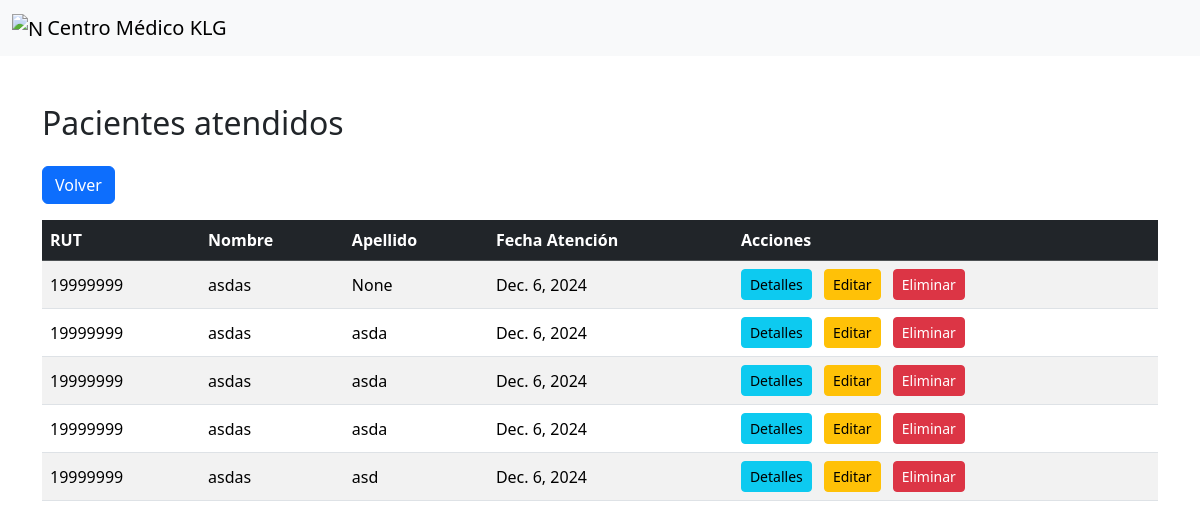
Page /fichas/ (signed in) on the earlier database version.
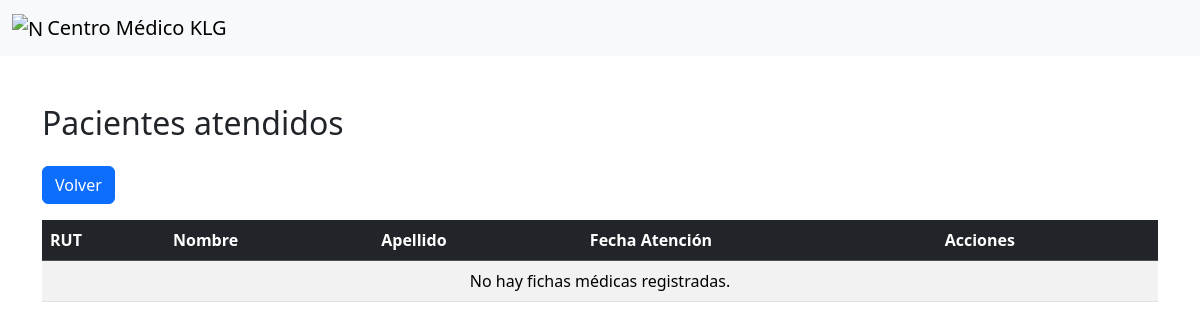
Same page on the later database version.
### App/models.py (models this page shows, shortened)
class FichaMedica(models.Model):
    id_ficha = models.AutoField(primary_key=True)
    rut_paciente = models.CharField(max_length=20)
    nombre_paciente = models.CharField(max_length=255, blank=True, null=True)
    apellido_paciente = models.CharField(max_length=255, blank=True, null=True)
    rut_medico = models.ForeignKey(Medicos, on_delete=models.CASCADE)
    anamnesis = models.TextField(blank=True, null=True)
    diagnostico = models.TextField(blank=True, null=True)
    id_examen = models.ForeignKey(Examenes, on_delete=models.CASCADE, blank=True, null=True)
    id_producto = models.ForeignKey(Productos, on_delete=models.CASCADE, blank=True, null=True)
    fecha_atencion = models.DateField()

### App/views.py (the view)
# urls.py: path('fichas/', views.ficha_medica_list, name='ficha_medica_list'),
@login_required
def ficha_medica_list(request):
    fichas_medicas = FichaMedica.objects.all()
    return render(request, 'App/ficha_medica_list.html', {'ficha_medica_list': fichas_medicas})

### App/templates/App/ficha_medica_list.html (shortened to what this page needs)
{% extends "layout/base.html" %}
{% block content %}
<div class="container mt-5">
    <h2 class="mb-4">Pacientes atendidos</h2>
    <a href="{% url 'medic_menu' %}" class="btn btn-primary mb-3">Volver</a>
    <div class="table-responsive">
        <table class="table table-striped align-middle">
            <thead class="table-dark">
                <tr>
                    <th scope="col">RUT</th>
                    <th scope="col">Nombre</th>
                    <th scope="col">Apellido</th>
                    <th scope="col">Fecha Atención</th>
                    <th scope="col">Acciones</th>
                </tr>
            </thead>
            <tbody>
                {% for ficha in ficha_medica_list %}
                <tr>
                    <td>{{ ficha.rut_paciente }}</td>
                    <td>{{ ficha.nombre_paciente }}</td>
                    <td>{{ ficha.apellido_paciente }}</td>
                    <td>{{ ficha.fecha_atencion }}</td>
                    <td>
                        <a href="{% url 'ficha_medica_detail' ficha.pk %}" class="btn btn-info btn-sm me-2">Detalles</a>
                        <a href="{% url 'ficha_medica_edit' ficha.pk %}" class="btn btn-warning btn-sm me-2">Editar</a>
                        <form action="{% url 'ficha_medica_delete' ficha.pk %}" method="post" class="d-inline">
                            <button type="submit" class="btn btn-danger btn-sm">Eliminar</button>
                        </form>
                    </td>
                </tr>
                {% empty %}
                <tr>
                    <td colspan="5" class="text-center">No hay fichas médicas registradas.</td>
                </tr>
                {% endfor %}
            </tbody>
        </table>
    </div>
</div>
{% endblock %}

Differences in the rows shown:
removed FichaMedica: rut_paciente "19999999", nombre_paciente "asdas", apellido_paciente "None", fecha_atencion "Dec. 6, 2024"
removed FichaMedica: rut_paciente "19999999", nombre_paciente "asdas", apellido_paciente "asda", fecha_atencion "Dec. 6, 2024"
removed FichaMedica: rut_paciente "19999999", nombre_paciente "asdas", apellido_paciente "asda", fecha_atencion "Dec. 6, 2024"
removed FichaMedica: rut_paciente "19999999", nombre_paciente "asdas", apellido_paciente "asda", fecha_atencion "Dec. 6, 2024"
removed FichaMedica: rut_paciente "19999999", nombre_paciente "asdas", apellido_paciente "asd", fecha_atencion "Dec. 6, 2024"
Other differences:
text now shown: "No hay fichas médicas registradas."
